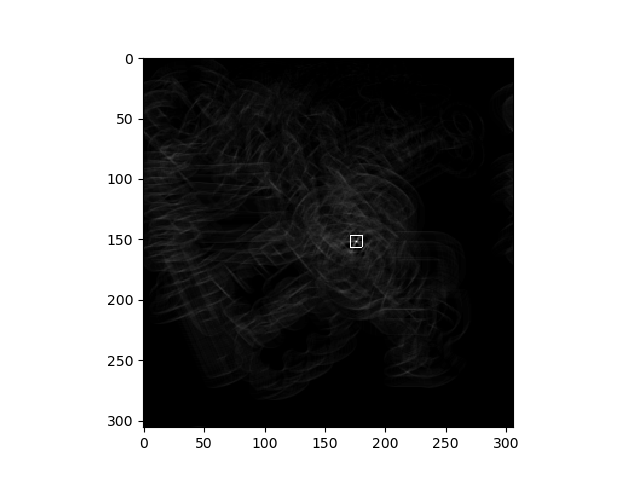
#> input picture generalised-hough-transform/acc-image.png, 640 x 480 px, given as the content of the folder generalised-hough-transform/acc-image.png, which was not available
$ python -i oracle_gen.py   (imports and definitions only)
#> lines starting #> are read from the running program, lines starting #| are printed output that depends on the picture; after the words box and inside, x2 and y2 are one past the last pixel; in counts of white or black regions, pixels touching at a corner belong together; pictures that were not available may be replaced by others from this repository, and a replacement may not be noted
#> in load_image, img is the input picture: shape (480, 640); min 0, max 255, mean 143.9
import os
import time
import random

import numpy as np
import cv2
from scipy import ndimage as ndi
import matplotlib.pyplot as plt

def distort_image(img):
    """
    Apply distortion to image using forward mapping.
    """
    # Simulate deformation field
    N = 500
    sh = (N, N)
    img = cv2.resize(img, sh, interpolation=cv2.INTER_LINEAR)
#> img: shape (500, 500)
    t = np.random.normal(size=sh)
    dx = ndi.gaussian_filter(t, 40, order=(0,1))
    dy = ndi.gaussian_filter(t, 40, order=(1,0))
    dx *= 30/dx.max()
    dy *= 30/dy.max()

    # Apply forward mapping
    yy, xx = np.indices(sh)
    xmap = (xx-dx).astype(np.float32)
    ymap = (yy-dy).astype(np.float32)
    warped = cv2.remap(img, xmap, ymap ,cv2.INTER_LINEAR)
    return warped

def random_flip(img):
    """
    Randomly flip image.
    """
    if np.random.rand() > 0.5:
        img = np.fliplr(img)
    if np.random.rand() > 0.5:
        img = np.flipud(img)
    return img

def random_rotate(img):
    """
    Randomly rotate image.
    """
    angle = np.random.uniform(0, 360)
    img = ndi.rotate(img, angle, reshape=True)
#> img: shape (689, 689)
    return img

def random_resize(img):
    """
    Randomly resize image.
    """
    scalex = np.random.uniform(0.3, 0.6)
    scaley = np.random.uniform(0.3, 0.6)
    img = cv2.resize(img, None, fx=scalex, fy=scaley, interpolation=cv2.INTER_LINEAR)
#> img: shape (255, 231)
    return img

def test_distort():
    test_img = np.zeros((500, 500))
    test_img[::10, :] = 1
    test_img[:, ::10] = 1
    test_img = ndi.gaussian_filter(test_img, 0.5)
    warped = distort_image(test_img)

    plt.imshow(warped, cmap='gray')
    plt.show()

def crop_to_bbox(img: np.ndarray) -> np.ndarray:
    th = cv2.threshold(img, 20, 255, cv2.THRESH_BINARY + cv2.THRESH_OTSU)[1]
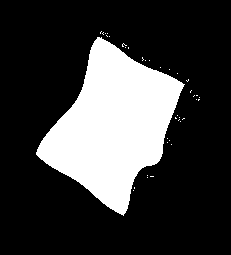
#> th: shape (255, 231); 23.6% white; 38 white regions (37 under 20 px), largest, box (x1, y1, x2, y2) and area: (36, 37, 185, 216) 13805
    coords = cv2.findNonZero(th)
#> coords = contour of 13876 points, box (x1, y1, x2, y2) (36, 31, 200, 216), area 211
    x, y, w, h = cv2.boundingRect(coords)
#> x = 36; y = 31; w = 164; h = 185
    return img[y: y+h, x: x+w]


def load_image(path: "str | int", add_noise: bool = False) -> np.ndarray:
    if isinstance(path, int):
        path = f'00_Oracle/LOBI_Roots/r{path}.bmp'
    img = cv2.imread(path, cv2.IMREAD_GRAYSCALE)
    img = 255 - img  # Invert image
    if add_noise:
        img = distort_image(img)
        img = random_flip(img)
        img = random_rotate(img)
        img = random_resize(img)
        img = crop_to_bbox(img)
#> in crop_to_bbox (call 2), `th = cv2.threshold(img, 20, 255, cv2.THRESH_BINARY + cv2.THRESH_OTSU)[1]`: th: shape (343, 350); 30% white; 66 white regions (65 under 20 px), largest, box (x1, y1, x2, y2) and area: (77, 38, 281, 298) 35912
#> in crop_to_bbox (call 3), `th = cv2.threshold(img, 20, 255, cv2.THRESH_BINARY + cv2.THRESH_OTSU)[1]`: th: shape (358, 284); 23.5% white; 49 white regions (48 under 20 px), largest, box (x1, y1, x2, y2) and area: (42, 72, 241, 293) 23825
#> in crop_to_bbox (call 4), `th = cv2.threshold(img, 20, 255, cv2.THRESH_BINARY + cv2.THRESH_OTSU)[1]`: th: shape (333, 314); 30.6% white; 61 white regions (60 under 20 px), largest, box (x1, y1, x2, y2) and area: (46, 70, 273, 269) 31851
#> in crop_to_bbox (call 4), `coords = cv2.findNonZero(th)`: coords = contour of 31962 points, box (x1, y1, x2, y2) (44, 70, 281, 282), area 1402
#> in crop_to_bbox (call 4), `x, y, w, h = cv2.boundingRect(coords)`: x = 44; y = 70; w = 237; h = 212
#> in crop_to_bbox (call 4), `return img[y: y+h, x: x+w]`:
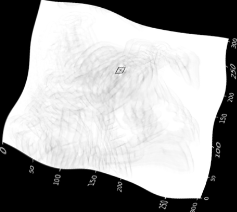
#> returned value: shape (212, 237); min 0, max 255, mean 156.7
    return img

def merge_images(images: "list[np.ndarray]") -> np.ndarray:
    # put images into a blank canvas, which is at random position
    # we also have to output the bounding box of each image, format: (x_center, y_center, w, h)
    IMG_SIZE = 500
    n = len(images)
#> n = 4
    canvas = np.zeros((IMG_SIZE, IMG_SIZE))
    bounding_boxes = []
    for i in range(n):
        img = images[i]
        x = np.random.randint(0, IMG_SIZE - img.shape[0])
        y = np.random.randint(0, IMG_SIZE - img.shape[1])
        canvas[x: x+img.shape[0], y: y+img.shape[1]] = np.maximum(img, canvas[x: x+img.shape[0], y: y+img.shape[1]])
        bounding_boxes.append((x+img.shape[0]//2, y+img.shape[1]//2, img.shape[0], img.shape[1]))
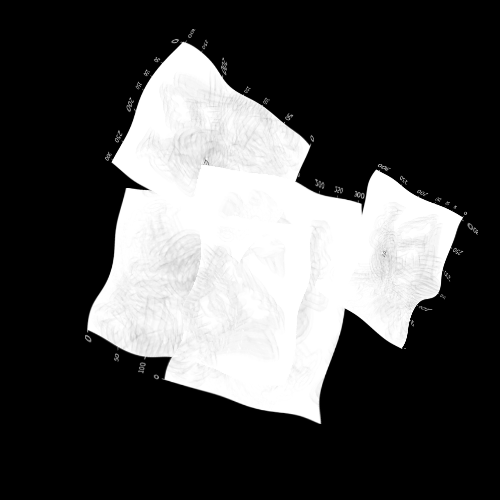
#> canvas: shape (500, 500) float64; min 0, max 255, mean 77.4
#> after the loop, bounding_boxes = [(256, 396, 185, 164), (289, 255, 270, 225), (146, 209, 234, 209), (294, 203, 212, 237)]
    return canvas, bounding_boxes

def get_trainable_image(path: str, n_roots: int = None) -> np.ndarray:
    # path is a folder containing images
    images = os.listdir(path)
    randomly_selected_images = [random.choice(range(len(images))) for _ in range(n_roots or random.randint(1, 5))]
    images = [load_image(os.path.join(path, images[i]), add_noise=True) for i in randomly_selected_images]
    out_img, bounding_boxes = merge_images(images)
    return out_img, bounding_boxes, randomly_selected_images

def get_batch_image(path: str, batch_size=16, multiprocessing=True) -> np.ndarray:
    if multiprocessing:
        import multiprocessing as mp
        from multiprocessing import Pool
        with Pool(mp.cpu_count()) as p:
            data = p.map(get_trainable_image, [path]*batch_size)
#> in crop_to_bbox (call 5), `th = cv2.threshold(img, 20, 255, cv2.THRESH_BINARY + cv2.THRESH_OTSU)[1]`: th: shape (300, 299); 24.3% white; 50 white regions (49 under 20 px), largest, box (x1, y1, x2, y2) and area: (55, 42, 247, 248) 21660
#> in crop_to_bbox (call 6), `th = cv2.threshold(img, 20, 255, cv2.THRESH_BINARY + cv2.THRESH_OTSU)[1]`:
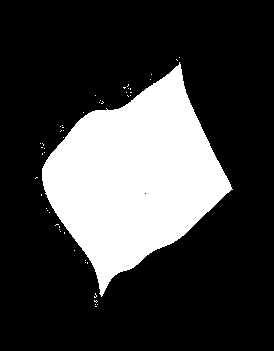
#> th: shape (351, 274); 24.7% white; 49 white regions (48 under 20 px), largest, box (x1, y1, x2, y2) and area: (42, 62, 233, 297) 23684
#> in crop_to_bbox (call 6), `coords = cv2.findNonZero(th)`: coords = contour of 23771 points, box (x1, y1, x2, y2) (35, 57, 233, 307), area 1130
#> in crop_to_bbox (call 6), `x, y, w, h = cv2.boundingRect(coords)`: x = 35; y = 57; w = 198; h = 250
#> in crop_to_bbox (call 7), `th = cv2.threshold(img, 20, 255, cv2.THRESH_BINARY + cv2.THRESH_OTSU)[1]`:
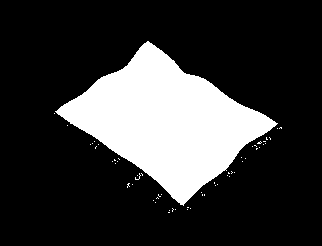
#> th: shape (246, 322); 21.6% white; 56 white regions (55 under 20 px), largest, box (x1, y1, x2, y2) and area: (55, 41, 278, 206) 16974
#> in crop_to_bbox (call 7), `coords = cv2.findNonZero(th)`: coords = contour of 17092 points, box (x1, y1, x2, y2) (54, 41, 282, 213), area 1424
#> in crop_to_bbox (call 7), `x, y, w, h = cv2.boundingRect(coords)`: x = 54; y = 41; w = 228; h = 172
#> in crop_to_bbox (call 8), `th = cv2.threshold(img, 20, 255, cv2.THRESH_BINARY + cv2.THRESH_OTSU)[1]`:
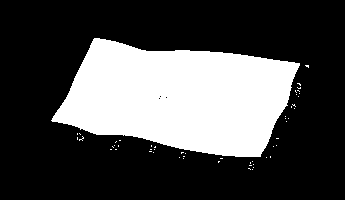
#> th: shape (200, 345); 29.4% white; 52 white regions (51 under 20 px), largest, box (x1, y1, x2, y2) and area: (51, 38, 300, 157) 20181
#> in crop_to_bbox (call 8), `coords = cv2.findNonZero(th)`: coords = contour of 20297 points, box (x1, y1, x2, y2) (51, 38, 309, 170), area 1009
#> in crop_to_bbox (call 8), `x, y, w, h = cv2.boundingRect(coords)`: x = 51; y = 38; w = 258; h = 132
#> in crop_to_bbox (call 8), `return img[y: y+h, x: x+w]`:
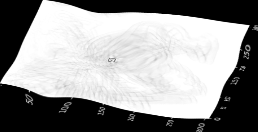
#> returned value: shape (132, 258); min 0, max 255, mean 147
#> data = 16 items
        images, bounding_boxes, labels = zip(*data)
#> images = 16 items; bounding_boxes = 16 items; labels = ([0, 0, 0, 0], [0, 0, 0, 0], [0, 0, 0, 0, 0], [0, 0, 0, 0, 0], [0, 0, 0, 0], [0, 0, 0, 0, 0], [0, 0, 0, 0, 0], [0, 0, 0], [0, 0], [0, 0], [0], [0, 0, 0, 0, 0], [0, 0, 0, 0, 0], [0, 0, 0, 0, 0], [0, 0], [0, 0, 0, 0, 0])
    else:
        # path is a folder containing images
        images = []
        bounding_boxes = []
        labels = []
        for _ in range(batch_size):
            out_img, bb, l = get_trainable_image(path)
            images.append(out_img)
            bounding_boxes.append(bb)
            labels.append(l)
    return images, bounding_boxes, labels

def test():
    path = "00_Oracle/LOBI_Roots"
    with open('file_list_order.txt', 'w') as f:
        for line in os.listdir(path):
            f.write(f"{line}\n")
    fig = plt.figure(figsize=(13, 13))

    ss = time.time()
    out_img, bounding_boxes, randomly_selected_images = get_batch_image(path, multiprocessing=True)
    print(f"Time taken: {time.time() - ss:.2f}s")

    for en, (i, j, k) in enumerate(zip(out_img, bounding_boxes, randomly_selected_images), 1):
        plt.subplot(4, 4, en)
        plt.axis('off')
        plt.imshow(i, cmap='gray')
        plt.title(f"Labels: {k}")
    plt.show()

# [2 lines not run here, left out]

>>> result = get_batch_image('generalised-hough-transform/acc-image.png')
